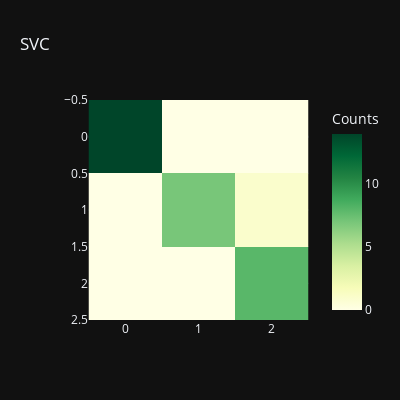

Here is the notebook cell this chart was saved with:
### Code cell
models = [svm]
for model in models:
    model.fit(x_train, y_train)
    y_pred = model.predict(x_test)
    AS=accuracy_score(y_pred,y_test)
    print(type(model).__name__, "Model Test Accuracy Score is: ", AS)
    print(type(model).__name__,"Classification_report: \n",classification_report(y_test, y_pred))
    fig=px.imshow(confusion_matrix(y_test, y_pred),color_continuous_scale="YlGn",title=type(model).__name__,
                  width=400,height=400,labels=dict(X="Predicted", Y="Actual", color="Counts"),template="plotly_dark")
    fig.show()

### Figure 1 — Plotly figure (JSON) as saved in the notebook; plotly's stock layout.template omitted (floating-point values rounded to 4 significant figures)
{"data": [{"coloraxis": "coloraxis", "hovertemplate": "x: %{x}<br>y: %{y}<br>Counts: %{z}<extra></extra>", "name": "0", "type": "heatmap", "xaxis": "x", "yaxis": "y", "z": [[14, 0, 0], [0, 7, 1], [0, 0, 8]]}], "layout": {"coloraxis": {"colorbar": {"title": {"text": "Counts"}}, "colorscale": [[0, "rgb(255,255,229)"], [0.125, "rgb(247,252,185)"], [0.25, "rgb(217,240,163)"], [0.375, "rgb(173,221,142)"], [0.5, "rgb(120,198,121)"], [0.625, "rgb(65,171,93)"], [0.75, "rgb(35,132,67)"], [0.875, "rgb(0,104,55)"], [1, "rgb(0,69,41)"]]}, "height": 400, "title": {"text": "SVC"}, "width": 400, "xaxis": {"anchor": "y", "constrain": "domain", "domain": [0, 1], "scaleanchor": "y"}, "yaxis": {"anchor": "x", "autorange": "reversed", "constrain": "domain", "domain": [0, 1]}}}
